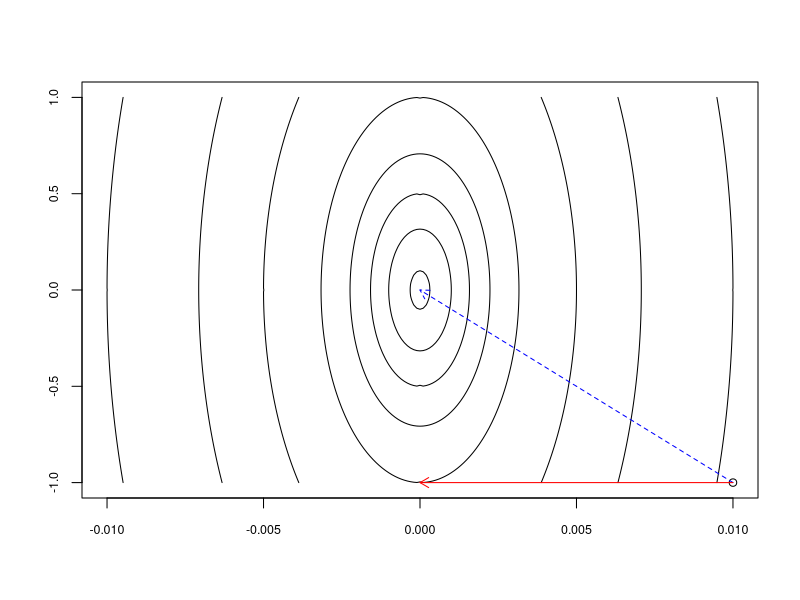
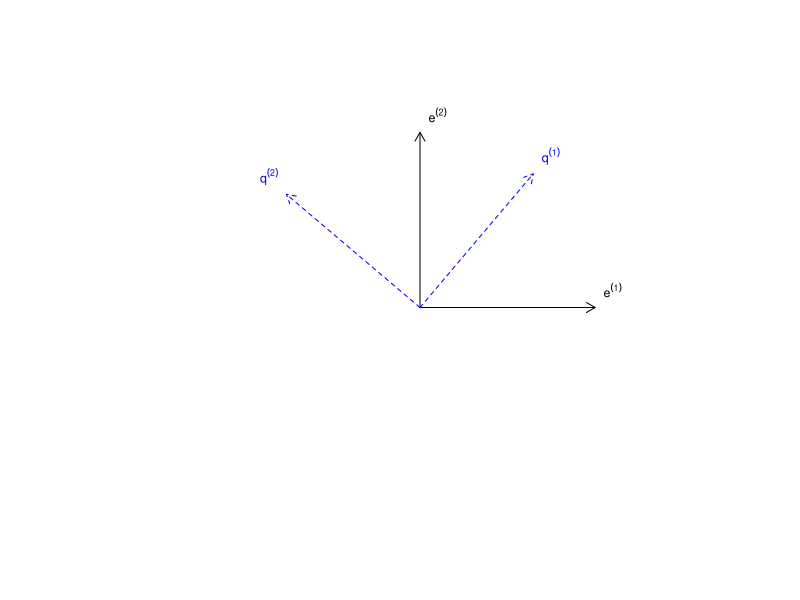
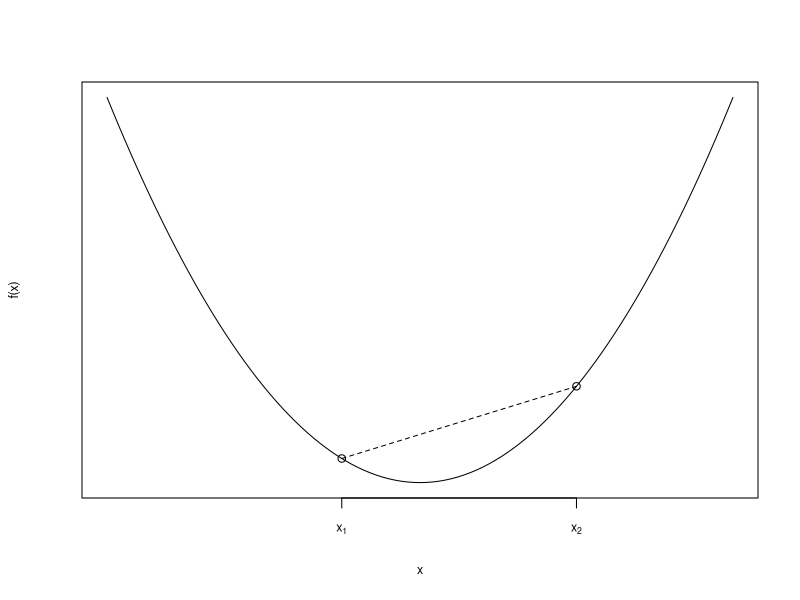
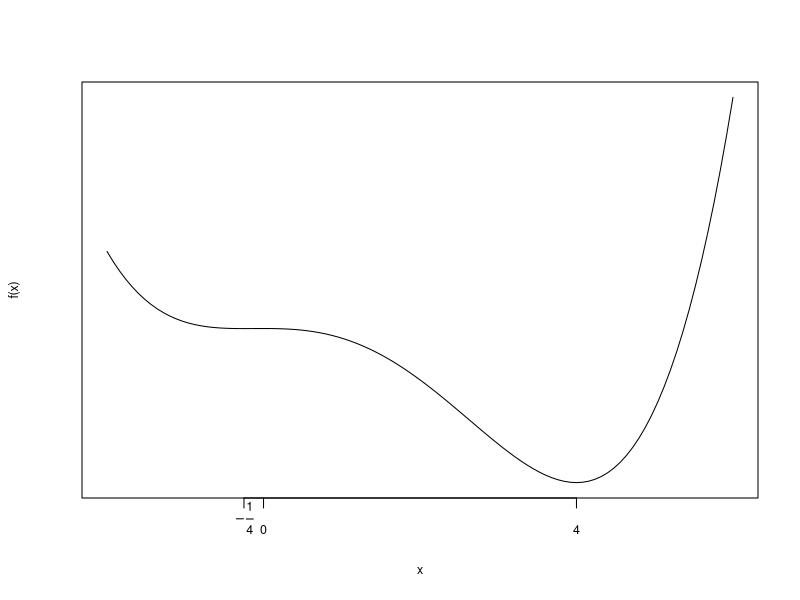
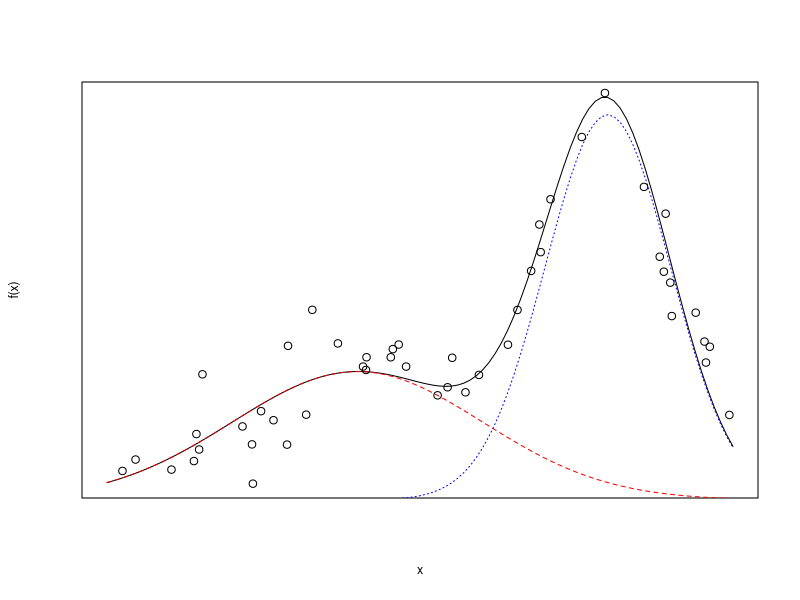
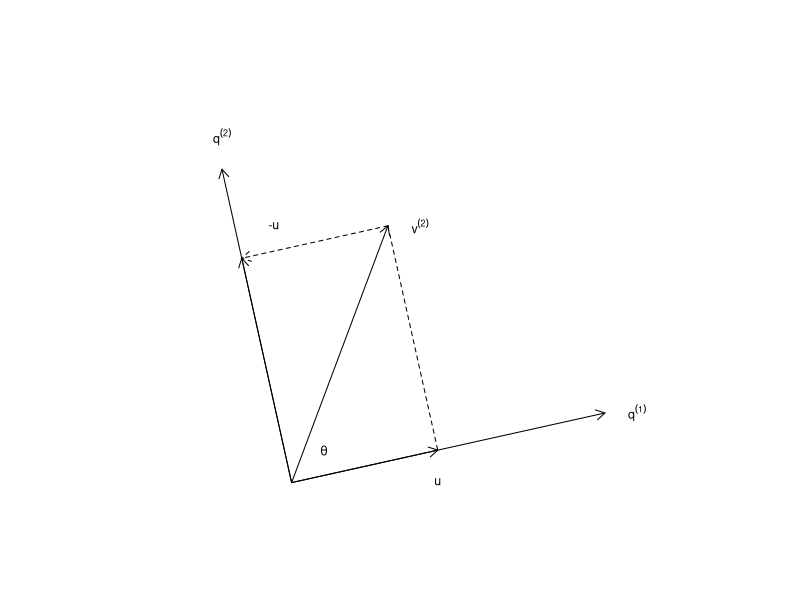
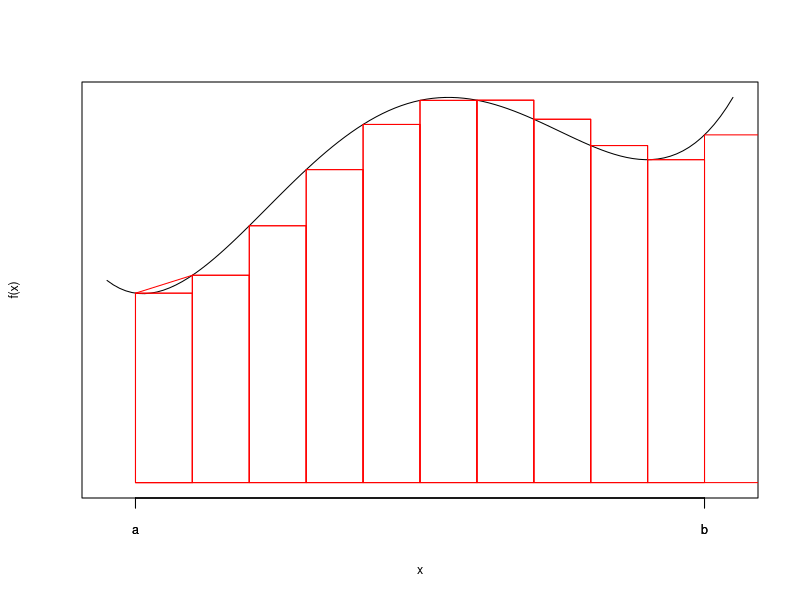

Reproduce these figures in R, in order.
# why steepest descent gives bad directions
f <- function(x, y) 10^5 * x^2 + y^2
x <- seq(-1e-2, 1e-2, 1e-4)
y <- seq(-1, 1, 1e-2)
z <- outer(x, y, f)
contour(x = x, y = y, z = z, levels = c(0.01, 0.1, 0.25, 0.5, 1, 2.5, 5, 10), 
        drawlabels = F, cex.lab = 0.75, cex.axis = 0.75)

grad.f <- function(x, y) c(2 * 10^5 * x, 2 * y)
x0 <- c(1e-2, -1)
points(x0[1], x0[2])
grad.x0 <- grad.f(x0[1], x0[2])
x1 <- x0 + 5e-6 * -grad.x0
arrows(x0 = x0[1], y0 = x0[2], x1 = 0, y1 = 0, col = "blue", lty = 2,
       length = 0.1)
arrows(x0 = x0[1], y0 = x0[2], x1 = x1[1], y1 = x1[2], col = "red",
       length = 0.1)

# machine representation
dec2bin <- function(x) {   
  q <- x   
  r <- ""   
  while(q > 0 && nchar(q) < 52) {     
    r <- paste0(q %% 2, r)     
    q <- q %/% 2   
  }   
  return(r) 
}

# test the function by comparing its output to a known result
dec2bin(1e4) == "10011100010000"

x <- "10011100010000" # 1e4
x <- "10101" # 21
q <- as.integer(unlist(strsplit(x, split = NULL)))
r <- rev(seq_len(length(q)))[as.logical(q)]
sum(2^(r - 1))

bin2dec <- function(x) {
  q <- as.integer(unlist(strsplit(x, split = NULL)))
  r <- rev(seq_len(length(q)))[as.logical(q)]
  return(sum(2^(r - 1)))
}

bin2dec(x)
bin2dec(dec2bin(1023))
dec2bin(1023)

# change of basis via spectral theorem
lambda <- eigen(matrix(c(1,3,3,2), nr = 2))$vectors

plot.new()
plot.window(xlim = c(-1, 1), ylim = c(-1, 1.2), asp = 1)
arrows(x0 = 0, y0 = 0, x1 = 1, y1 = 0, length = 0.1, col = "black")
arrows(x0 = 0, y0 = 0, x1 = 0, y1 = 1, length = 0.1, col = "black")
arrows(x0 = 0, y0 = 0, x1 = lambda[1,1], y1 = lambda[2,1], length = 0.1, 
       lty = 2, col = "blue")
arrows(x0 = 0, y0 = 0, x1 = lambda[1,2], y1 = lambda[2,2], length = 0.1, 
       lty = 2, col = "blue")
text(x = 1.1, y = 0.1, cex = 0.75, labels = expression(e^(1)))
text(x = 0.1, y = 1.1, cex = 0.75, labels = expression(e^(2)))
text(x = lambda[1,1] + 0.1, y = lambda[2,1] + 0.1, cex = 0.75, 
     labels = expression(q^(1)), col = "blue")
text(x = lambda[1,2] - 0.1, y = lambda[2,2] + 0.1, cex = 0.75, 
     labels = expression(q^(2)), col = "blue")

# example of a convex function
curve(x^2, xlim = c(-2, 2), ylab = "f(x)", cex.lab = 0.75, 
      xaxt = "n", yaxt = "n")
x1 <- c(-0.5, 0.25)
x2 <- c(1, 1)
axis(side = 1, at = c(x1[1], x2[1]), cex.axis = 0.75, 
     labels = c(expression(x[1]), expression(x[2])))
points(x = c(-0.5, 1), y = c(0.25, 1))
segments(x0 = -0.5, y0 = 0.25, x1 = 1, y1 = 1, lty = 2)

# example of a non-convex function
f <- function(x) x^4 - 5 * x^3 - 2 * x^2
curve(x^4 - 5 * x^3 - 2 * x^2, xlim = c(-2, 6), ylab = "f(x)", 
      cex.lab = 0.75, xaxt = "n", yaxt = "n")
axis(side = 1, at = c(-1 / 4, 0, 4), cex.axis = 0.75,
     labels = c(expression(-frac(1, 4)), 0, 4))

# non-linear least-squares
gmm <- function(x, a, mu, sigma) {
  return(a[1] * dnorm(x, mean = mu[1], sd = sigma[1]) + 
           a[2] * dnorm(x, mean = mu[2], sd = sigma[2]))
}

curve(gmm(x, a = c(0.4, 0.6), mu = c(1, 5), sigma = c(2, 1)), from = -3, 
      to = 7, ylab = "f(x)", cex.lab = 0.75, xaxt = "n", yaxt = "n")
curve(0.4 * dnorm(x, mean = 1, sd = 2), col = "red", lty = 2, add = T)
curve(0.6 * dnorm(x, mean = 5, sd = 1), col = "blue", lty = 3, add = T)
# randomly generate covariates
set.seed(123)
x <- runif(50, min = -3, max = 7)

# and add some noise
y <- gmm(x, a = c(0.4, 0.6), mu = c(1, 5), sigma = c(2, 1)) + 
  rnorm(length(x), sd = 0.02)
points(x = x, y = y)

# beginning of GS orthogonalization
plot.new()
plot.window(xlim = c(-0.2, 1), ylim = c(0, 1.2), asp = 1)
v1 <- c(0.9, 0.2)
v2 <- c(0.3, 0.8)
q1 <- v1 / norm(v1, type = "2")
arrows(x0 = 0, y0 = 0, x1 = q1[1], y1 = q1[2], length = 0.1, col = "black")
arrows(x0 = 0, y0 = 0, x1 = v2[1], y1 = v2[2], length = 0.1, col = "black")
u <- crossprod(v2, q1) * q1
arrows(x0 = 0, y0 = 0, x1 = u[1], y1 = u[2], length = 0.1, col = "black")
segments(x0 = v2[1], y0 = v2[2], x1 = u[1], y1 = u[2], lty = 2)
w <- v2 - u
arrows(x0 = 0, y0 = 0, x1 = w[1], y1 = w[2], length = 0.1, col = "black")
q2 <- w / norm(w, type = "2")
arrows(x0 = 0, y0 = 0, x1 = q2[1], y1 = q2[2], length = 0.1, col = "black")
arrows(x0 = v2[1], y0 = v2[2], x1 = w[1], y1 = w[2], lty = 2, length = 0.1)
text(x = q1[1] + 0.1, y = q1[2], labels = expression(q^(1)), cex = 0.75)
text(x = u[1], y = u[2] - 0.1, labels = "u", cex = 0.75)
text(x = v2[1] + 0.1, y = v2[2], labels = expression(v^(2)), cex = 0.75)
text(x = w[1] + 0.1, y = w[2] + 0.1, labels = "-u", cex = 0.75)
text(x = q2[1], y = q2[2] + 0.1, labels = expression(q^(2)), cex = 0.75)
text(x = 0.1, y = 0.1, labels = expression(theta), cex = 0.75)

# Riemann integration
f <- function(x) 2 * x^4 + x^3 - 3 * x^2 + 4
curve(f(x), xlim = c(-1.2, 1), ylim = c(0, 4), ylab = "f(x)", 
      cex.lab = 0.75, xaxt = "n", yaxt = "n")
riemann <- function(func, lbound, ubound, subd) {
  width <- (ubound - lbound) / subd
  x <- seq(lbound, ubound - width, by = width)
  y <- func(seq(lbound, ubound - width, by = width))
  return(list(width = width, coord = cbind(x, y)))
}
coord <- riemann(f, -1.1, 0.9, 10)
rect(xleft = coord$coord[,1], ybottom = 0, 
     xright = coord$coord[,1] + coord$width, ytop = coord$coord[,2], 
     border = "red")
axis(side = 1, at = c(-1.1, 0.9), cex.axis = 0.75, labels = c("a", "b"))

# trapezoid rule
trapezoid <- function(func, lbound, ubound, subd) {
  width <- (ubound - lbound) / subd
  x <- seq(lbound, ubound, by = width)
  # in this case, we need the value of func at ubound
  y <- func(seq(lbound, ubound, by = width))
  # construct a vector of the means of the lenghts of the parallel sides
  # m <- vapply(1:subd, FUN = function(i) {
  #   return((hgt[i] + hgt[i + 1]) / 2)
  # }, FUN.VALUE = 0)
  # return(sum(m * width))
  return(list(width = width, coord = cbind(x, y)))
}

coord <- trapezoid(f, -1.1, 0.9, 10)
vtx <- list()
for(i in seq(1, nrow(coord$coord) - 1)) {
  vtx[[i]] <- cbind(rep(c(coord$coord[i, 1], coord$coord[i + 1, 1]), each = 2),
                    c(0, coord$coord[i, 2], coord$coord[i + 1, 2], 0))
}
polygon(x = vtx[[1]][,1], y = vtx[[1]][,2], border = "red")
rect(xleft = coord$coord[,1], ybottom = 0, 
     xright = coord$coord[,1] + coord$width, ytop = coord$coord[,2], 
     border = "red")
axis(side = 1, at = c(-1.1, 0.9), cex.axis = 0.75, labels = c("a", "b"))
